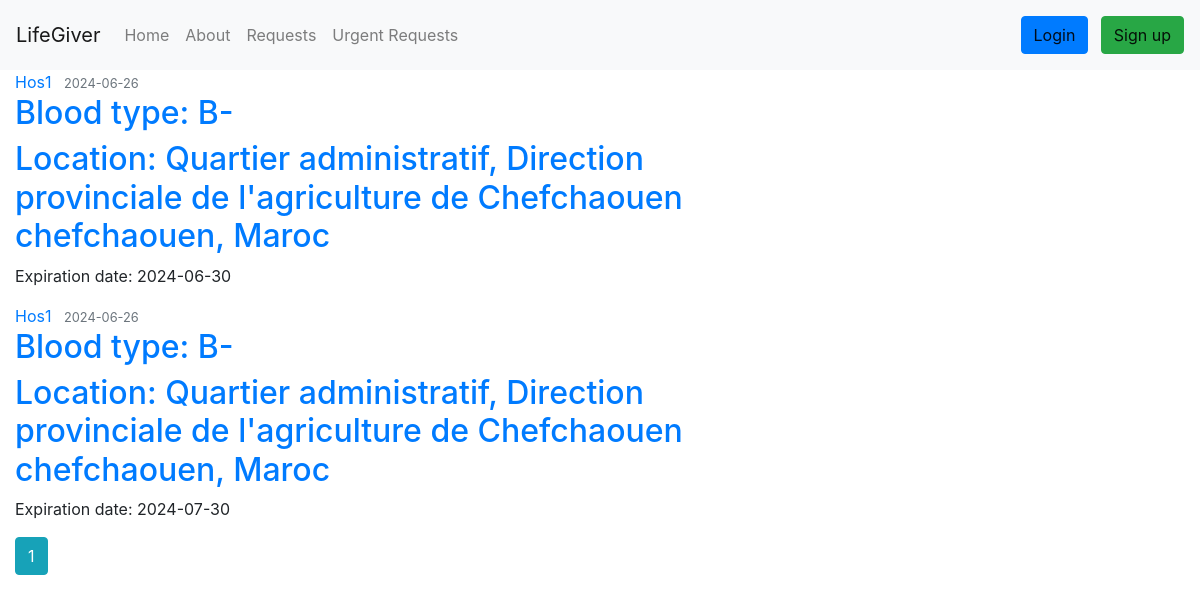
The page /urgent_requests on the database as committed earlier.
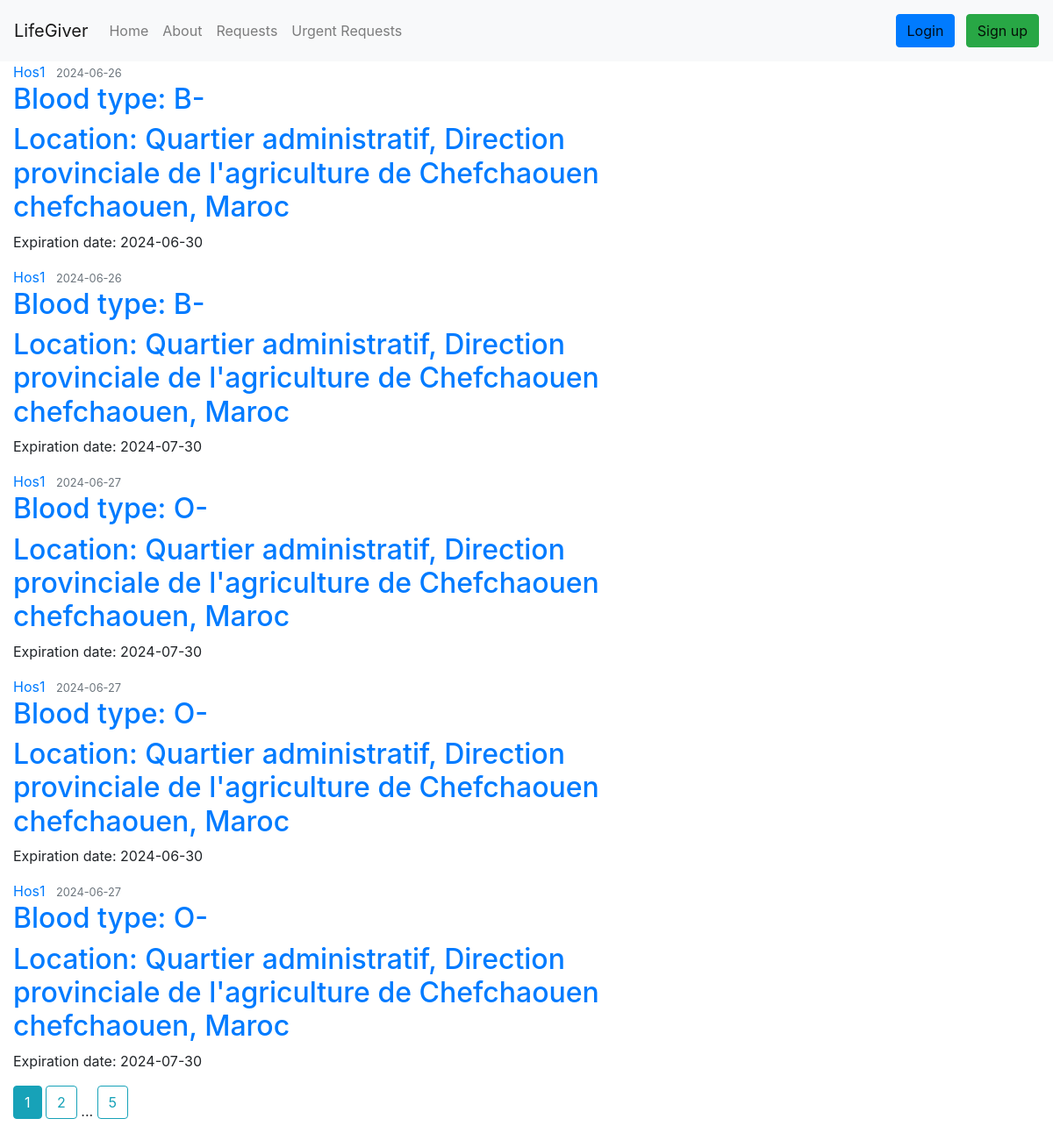
The same page on the database as committed later.
### Lifegiver_test/lifegiver/models.py (models this page shows, shortened)
class UrgentRequest(db.Model):
    id = db.Column(db.Integer, primary_key=True)
    hospital_id = db.Column(db.Integer, db.ForeignKey('hospital.id'), nullable=False)
    blood_type = db.Column(db.Enum('O-', 'O+', 'A-', 'A+', 'B-', 'B+', 'AB-', 'AB+'), nullable=False)
    request_date = db.Column(db.DateTime, nullable=False, default=datetime.now)
    expiration_date = db.Column(db.DateTime, nullable=False, default=lambda: datetime.now() + timedelta(days=15))

class Hospital(db.Model, UserMixin):
    __tablename__ = 'hospital'
    id = db.Column(db.Integer, primary_key=True)
    name = db.Column(db.String(225), nullable=False)
    image_file = db.Column(db.String(20), nullable=False, default='default1.png')
    street = db.Column(db.String(500), nullable=True)
    city = db.Column(db.String(100), nullable=True)
    province = db.Column(db.String(100), nullable=True)
    zip_code = db.Column(db.String(45), nullable=True)
    country = db.Column(db.String(100), nullable=True)
    phone_number = db.Column(db.String(45), nullable=False)
    email = db.Column(db.String(125), unique=True, nullable=False)
    password = db.Column(db.String(60), nullable=False)
    barcode = db.Column(db.String(100), unique=True, nullable=False)
    lat = db.Column(db.Float, nullable=True)
    lng = db.Column(db.Float, nullable=True)
    hospital_donations = db.relationship('UserDonation', backref='hospital_donation', lazy=True)
    hospital_requests = db.relationship('DonationRequest', backref='hospital_request', lazy=True)
    urgent_requests = db.relationship('UrgentRequest', backref='hospital_urgent_request', lazy=True)

### Lifegiver_test/lifegiver/route.py (the view)
@app.route('/urgent_requests', methods=['POST', 'GET'], strict_slashes=False)
def urgent_requests():
    page = request.args.get('page', 1, type=int)
    requests = UrgentRequest.query.order_by(UrgentRequest.request_date.asc()).paginate(page=page, per_page=5) # inteade of using .all() we gonna change it to .paginate() to get 10 requests per page
    return render_template('urgent_requests.html', title='Urgent Requests page', requests=requests)

### Lifegiver_test/lifegiver/templates/urgent_requests.html (shortened to what this page needs)
{% extends "layout.html" %}
{% block content %}
    {% for request in requests.items %}
        <article class="media content-section">
          <div class="media-body">
            <div class="article-metadata">
              <a class="mr-2" href="{{ url_for('hospital_urgent_requests', name=request.hospital_urgent_request.name) }}">{{ request.hospital_urgent_request.name }}</a>
              <small class="text-muted">{{ request.request_date.strftime('%Y-%m-%d') }}</small>
            </div>
            <h2><a class="article-title" href="{{ url_for('urgent_don_request', urgent_request_id=request.id) }}">{{ 'Blood type: ' ~ request.blood_type }}</a></h2>
            <h2><a class="article-title" href="#">{{ 'Location: ' ~ request.hospital_urgent_request.street ~ ' ' ~ request.hospital_urgent_request.city ~ ', ' ~ request.hospital_urgent_request.country }}</a></h2>
            <p class="article-content">{{ 'Expiration date: ' ~ request.expiration_date.strftime('%Y-%m-%d') }}</p>
          </div>
        </article>
    {% endfor %}
    {% for page_num in requests.iter_pages(left_edge=1, right_edge=1, left_current=1, right_current=1) %}
      {% if page_num %}
        {% if requests.page == page_num %}
          <a class="btn btn-info mb-4" href="{{ url_for('urgent_requests', page=page_num) }}">{{ page_num }}</a>
        {% else %}
          <a class="btn btn-outline-info mb-4" href="{{ url_for('urgent_requests', page=page_num) }}">{{ page_num }}</a>
        {% endif %}
      {% else %}
        ...
      {% endif %}
    {% endfor %}
{% endblock content %}

### Lifegiver_test/lifegiver/templates/layout.html (shortened to what this page needs)
<!DOCTYPE html>
<html lang="en">
<head>
    <link rel="stylesheet" href="https://maxcdn.bootstrapcdn.com/bootstrap/4.0.0/css/bootstrap.min.css">
    <link rel="stylesheet" type="text/css" href="{{ url_for('static', filename='main.css') }}">
</head>
<body>
    <nav class="navbar navbar-expand-lg navbar-light bg-light">
        <a class="navbar-brand" href="{{ url_for('home') }}">LifeGiver</a>
        <div class="collapse navbar-collapse" id="navbarNav">
            <ul class="navbar-nav mr-auto">
                <li class="nav-item">
                    <a class="nav-link" href="{{ url_for('home') }}">Home</a>
                </li>
                <li class="nav-item">
                    <a class="nav-link" href="{{ url_for('about') }}">About</a>
                </li>
                <li class="nav-item">
                    <a class="nav-link" href="{{ url_for('don_requests') }}">Requests</a>
                </li>
                <li class="nav-item">
                    <a class="nav-link" href="{{ url_for('urgent_requests') }}">Urgent Requests</a>
                </li>
            </ul>
            <span class="navbar-text">
            {% if current_user.is_authenticated %}
                {% if session.get('user_type') == 'donor' %}
                    <a class="nav-item nav-link" href="{{ url_for('donor_dashboard') }}">Donor Dashboard</a>
                {% elif session.get('user_type') == 'hospital' %}
                    <a class="nav-item nav-link" href="{{ url_for('new_request') }}">New Donation Request</a>
                    <a class="nav-item nav-link" href="{{ url_for('new_urgent_request') }}">Urgent Request</a>
                    <a class="nav-item nav-link" href="{{ url_for('hospital_dashboard') }}">Hospital Dashboard</a>
                {% endif %}
                <a class="nav-item nav-link" href="{{ url_for('logout') }}">Logout</a>
            {% else %}
                <a class="btn btn-primary mr-2" href="{{ url_for('login') }}">Login</a>
                <a class="btn btn-success" href="{{ url_for('register') }}">Sign up</a>
                {% endif %}
            </span>
        </div>
    </nav>
    <div class="col-md-8">
        {% block content %}
        {% endblock content%}
      </div>
</body>
</html>

Rows that differ between the two databases and show on the page:
added UrgentRequest: hospital_urgent_request.name "Hos1", request_date "2024-06-27", blood_type "Blood type: O-", Hospital.street+city+country "Location: Quartier administratif, Direction provinciale de l'agriculture de Chefchaouen chefchaouen, Maroc", expiration_date "Expiration date: 2024-07-30"
added UrgentRequest: hospital_urgent_request.name "Hos1", request_date "2024-06-27", blood_type "Blood type: O-", Hospital.street+city+country "Location: Quartier administratif, Direction provinciale de l'agriculture de Chefchaouen chefchaouen, Maroc", expiration_date "Expiration date: 2024-06-30"
added UrgentRequest: hospital_urgent_request.name "Hos1", request_date "2024-06-27", blood_type "Blood type: O-", Hospital.street+city+country "Location: Quartier administratif, Direction provinciale de l'agriculture de Chefchaouen chefchaouen, Maroc", expiration_date "Expiration date: 2024-07-30"
Other text that changed with them:
new list line: "2"
new list line: "5"
